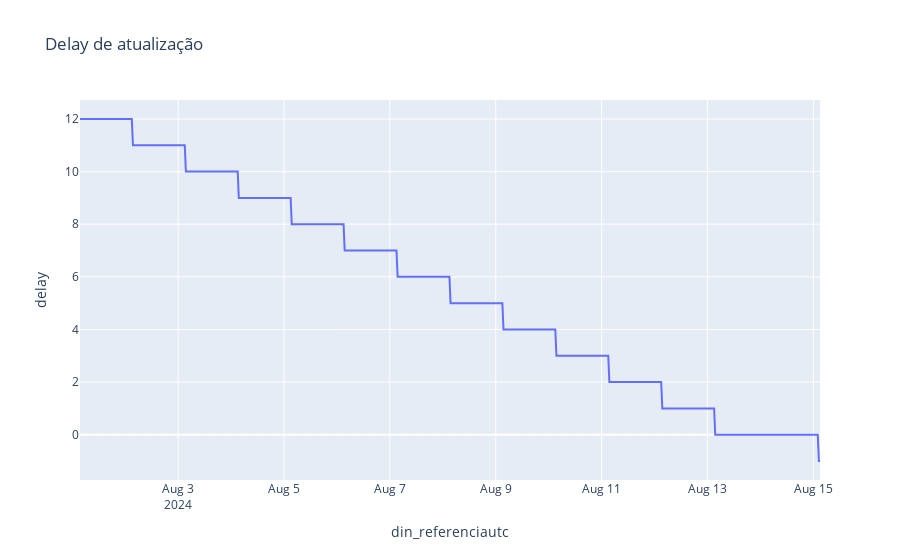

Here is the notebook cell this chart was saved with:
### Code cell
# convert to datetime
df['din_referenciautc'] = pd.to_datetime(df['din_referenciautc'])
df['din_atualizacao'] = pd.to_datetime(df['din_atualizacao'])

df['delay'] = (df['din_atualizacao'] - df['din_referenciautc']).dt.days

df.delay.describe()

df.plot(x='din_referenciautc', y='delay', title='Delay de atualização')

### Figure 1 — Plotly figure (JSON) as saved in the notebook; plotly's stock layout.template omitted (floating-point values rounded to 4 significant figures; data arrays with more than 128 entries replaced by an {"elided": "..."} marker saying what was removed)
{"data": [{"hovertemplate": "din_referenciautc=%{x}<br>delay=%{y}<extra></extra>", "legendgroup": "", "line": {"color": "#636efa", "dash": "solid"}, "marker": {"symbol": "circle"}, "mode": "lines", "name": "", "orientation": "v", "showlegend": false, "type": "scatter", "x": {"elided": "672 str values"}, "xaxis": "x", "y": {"elided": "672 int values"}, "yaxis": "y"}], "layout": {"legend": {"tracegroupgap": 0}, "title": {"text": "Delay de atualização"}, "xaxis": {"anchor": "y", "domain": [0, 1], "title": {"text": "din_referenciautc"}}, "yaxis": {"anchor": "x", "domain": [0, 1], "title": {"text": "delay"}}}}
